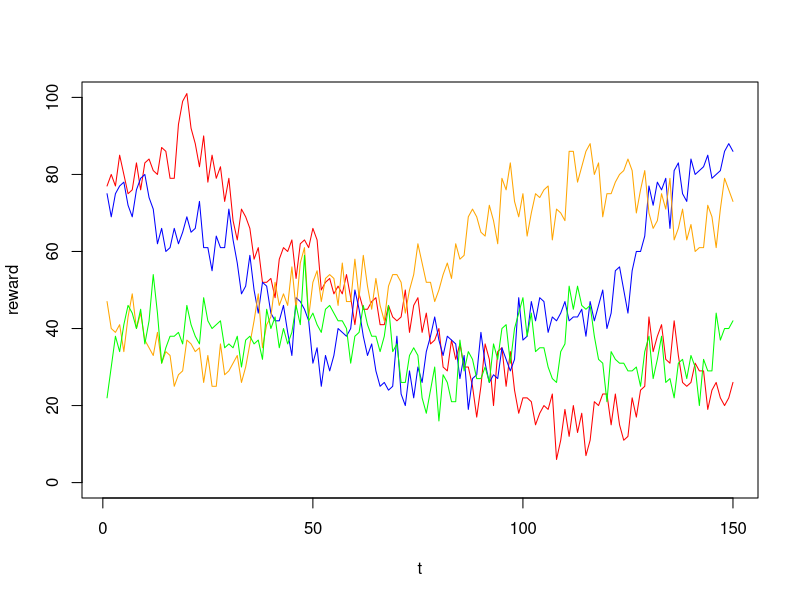

Source code (R):
## ---- chunk 1
knitr::opts_chunk$set(echo = TRUE)
## ---- chunk 2
# random walk function
RW <- function(N, x0, decay,theta, sd, diffusion_noise) {
  noise <- rnorm(n=N, mean=0, diffusion_noise)
  mu <- array()
  rewards <- array()
  mu[1] <- x0
  rewards[1] <- rnorm(1, x0, sd)
  for(t in 2:N){
    mu[t] <- mu[t-1]*decay + (1-decay) * theta + noise[t]
    rewards[t] <- rnorm(1, mu[t], sd)
  }
  return(round(rewards))
}

### some variables
total_trials <- 150
# initial values (can be changed!)
R1 <- 80 
R2 <- 70
R3 <- 40
R4 <- 30
# parameters from Daw 2006
decay_parameter <- 0.9836
decay_center <- 50
observation_sd <- 4
diffusion_sd <- 2.8

# simulate rewards for the 4 bandits
set.seed(2021)
P1<-RW(total_trials, R1, decay_parameter, decay_center, observation_sd, diffusion_sd)
P2<-RW(total_trials, R2, decay_parameter, decay_center, observation_sd, diffusion_sd)
P3<-RW(total_trials, R3, decay_parameter, decay_center, observation_sd, diffusion_sd)
P4<-RW(total_trials, R4, decay_parameter, decay_center, observation_sd, diffusion_sd)

# plot reward schedule
plot(P1,  ylim=c(0,100),
     xlab="t",ylab="reward", 
     typ='l', col="red")
lines(P2, col="blue")
lines(P3, col="orange")
lines(P4, col="green")

reward_schedule <- cbind(P1,P2,P3,P4)
# there's a reward value that's actually 101...
## ---- chunk 3
# parameter values (based on posterior estimates in Chakroun's winning model)
#### tweak these to change agent behavior
beta = 0.3
phi = 1.5
persev = 4

# choice function
soft_max <- function(b, val, eb, pb){
  sumExp <- exp(b * (val[1] + eb[1] +  pb[1])) + exp(b * (val[2] + eb[2] +  pb[2])) +
    exp(b * (val[3] + eb[3] +  pb[3])) + exp(b * (val[4] + eb[4] +  pb[4]))
  choiceProb1 <- exp(b * (val[1] + eb[1] +  pb[1]))/sumExp
  choiceProb2 <- exp(b * (val[2] + eb[2] +  pb[2]))/sumExp
  choiceProb3 <- exp(b * (val[3] + eb[3] +  pb[3]))/sumExp
  choiceProb4 <- exp(b * (val[4] + eb[4] +  pb[4]))/sumExp
  return(c(choiceProb1,choiceProb2,choiceProb3,choiceProb4))
}

sim_subject <- function(beta, phi, perserv){
# initialize choice, reward, expected value, and observation variance arrays
choice <- rep(0,total_trials)
reward <- rep(0,total_trials)
pe <- rep(0,total_trials)
Kgain <- rep(0,total_trials)
v <- rep(50,4) # initial value at 50 points; 4 choices
sigma <- rep(observation_sd, 4)

# simulate choices for each trial
for (t in 1:total_trials){
  explo_bonus <- phi * sigma
  persv_bonus <- rep(0,4)
  
  if(t>1){
    # update perserveration bonus based on last trial's choice
    persv_bonus[choice[t-1]] <- persev
  }
  
  # simulate choice on trial t based on softmax rule
  choice[t] <- sample(4, size = 1, prob = soft_max(beta,v,explo_bonus,persv_bonus))
  
  # get reward from reward schedule based on simulated choice
  reward[t] <- reward_schedule[t,choice[t]]
  
  # calculate prediction error
  pe[t] <- reward[t] - v[choice[t]]
  
  # Kalman gain
  Kgain[t] = sigma[choice[t]]^2 / (sigma[choice[t]]^2 + observation_sd^2)
  
  # posterior variance for the chosen option
  sigma[choice[t]] = sqrt( (1 - Kgain[t]) * sigma[choice[t]]^2 )
  
  # expected value update
  v[choice[t]] = v[choice[t]] + Kgain[t] * pe[t]
  
  # between-trial update based on gaussian random walk
  v = decay_parameter * v + (1-decay_parameter) * decay_center;  
  
  # update obseration variance for all bandits
  for (j in 1:4) {
      sigma[j] = sqrt( decay_parameter^2 * sigma[j]^2 + diffusion_sd^2 );
  }
}
return(c(reward, choice))
}
